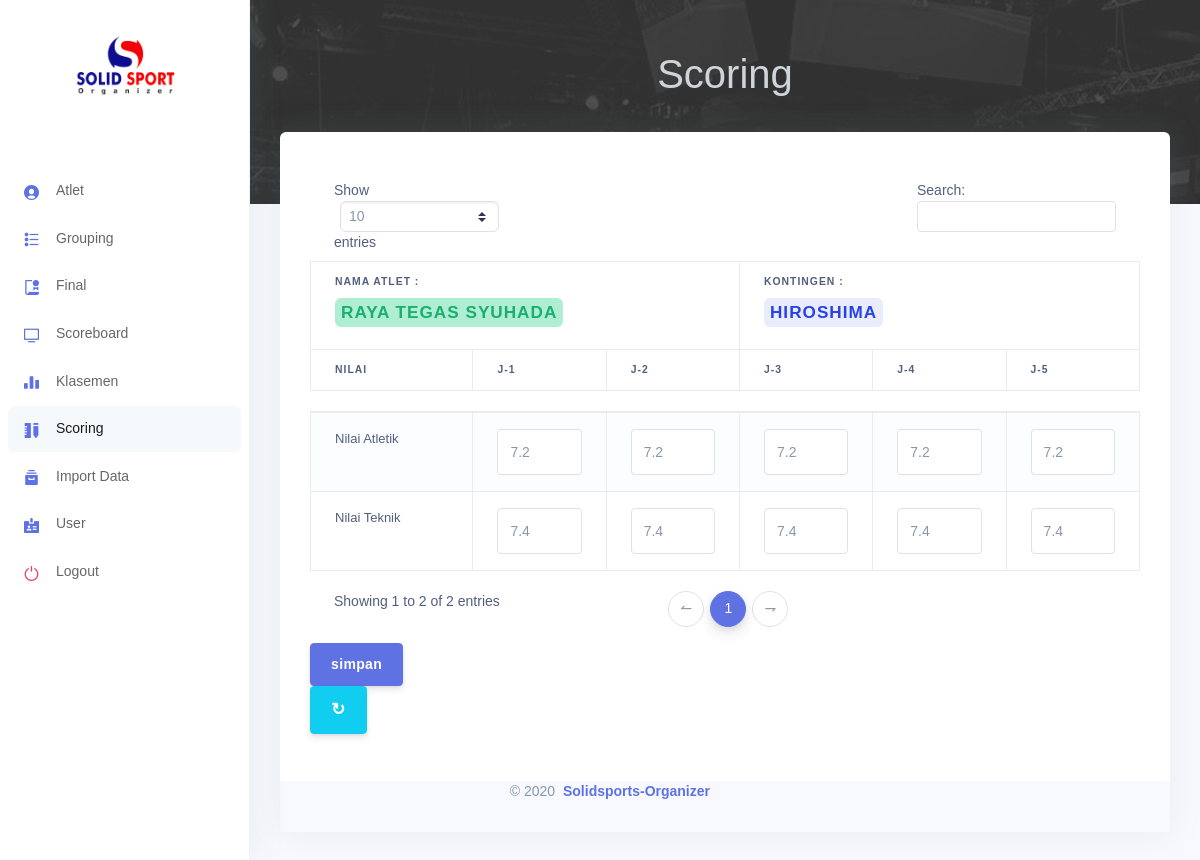
The page /modul/scoring/index.php (signed in) on the database as committed earlier.
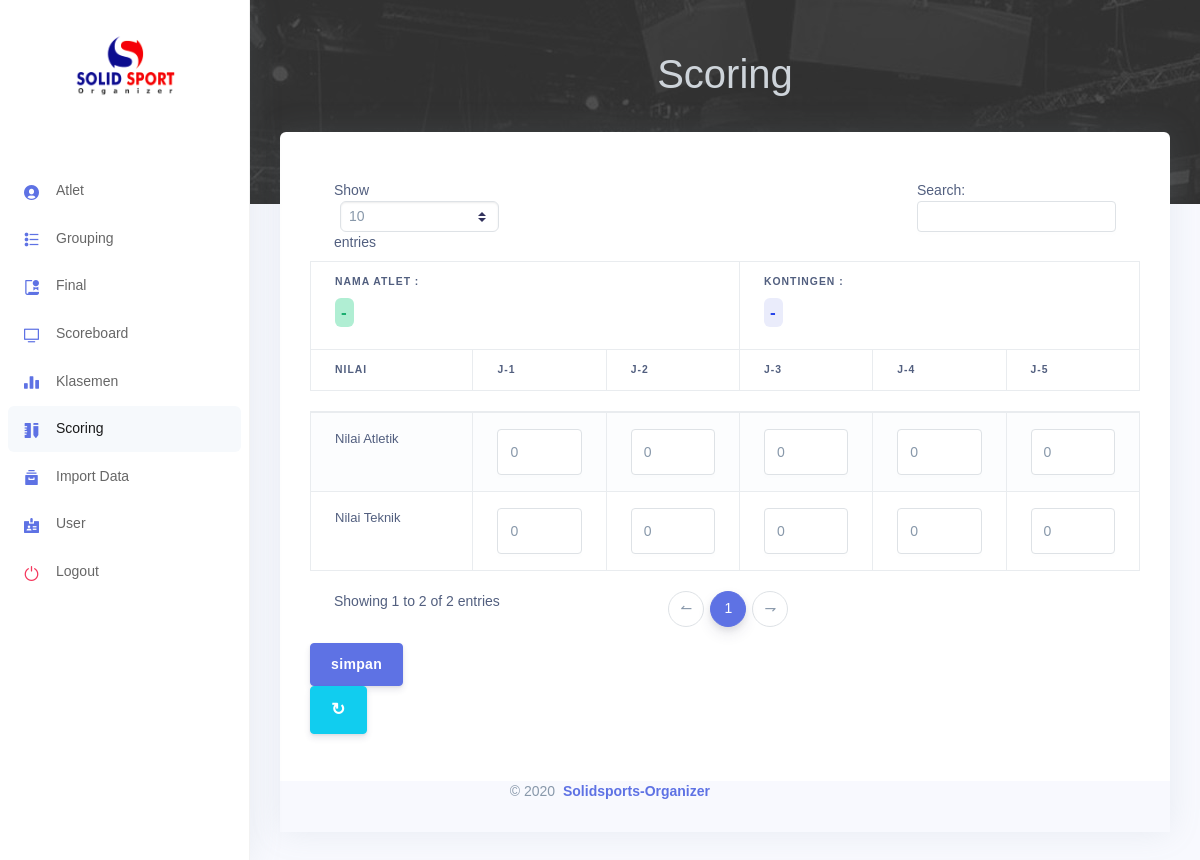
The same page on the database as committed later.
### tables this page shows
CREATE TABLE `point` (
  `idPoint` int(11) NOT NULL,
  `idAtlet` char(3) NOT NULL,
  `namaAtlet` varchar(50) NOT NULL,
  `kelas` varchar(50) NOT NULL,
  `kontingen` varchar(50) NOT NULL,
  `namaKata` varchar(50) NOT NULL,
  `grup` varchar(10) NOT NULL,
  `atribut` char(3) NOT NULL,
  `namaJuri` varchar(50) NOT NULL,
  `nilaiTeknik` double NOT NULL,
  `nilaiAtletik` double NOT NULL,
  `statusPenilaian` varchar(10) NOT NULL DEFAULT 'standby',
  `juriMenilai` int(11) NOT NULL DEFAULT 0
);

### modul/scoring/index.php (the view, shortened to what this page needs)
<?php
if (!isset($_SESSION['username'])) {
    @header("location:../login");
} else{
    include "../../config/templates/header.php";
    include "../../config/templates/sidebar.php";
    include "../../config/templates/mainContent.php";
    include "../../config/database/koneksi.php"
    ?>
    <?php
        $sql = "SELECT `namaJuri`, `nilaiTeknik`, `nilaiAtletik` FROM `point`";
        $data = mysqli_query($conn, $sql);
        $data2 = mysqli_query($conn, $sql);
        $data3 = mysqli_query($conn, $sql);
        $sqlAtlet = "SELECT `namaAtlet`, `kontingen` from `point` ORDER BY namaAtlet LIMIT  1";
        $dataAtlet = mysqli_query($conn, $sqlAtlet);
        $row = mysqli_fetch_array($dataAtlet);
        $namaAtlet = $row['namaAtlet'];
        $kontingen = $row['kontingen'];
    ?>
    <div class="container-fluid mt-5 mb-5">
    <form action="#" method="post">
        <table id="example" class="table table-striped table-bordered" style="width:100%">
            <thead>
                <tr>
                <th colspan=3> Nama Atlet : <h1><span  class="badge badge-success"><?= $namaAtlet ?></span></h1></th>
                <th colspan=3> Kontingen : <h1><span  class="badge badge-primary"><?= $kontingen ?></span></h1></th>
                </tr>
                <tr>
                    <th>Nilai</th>
                    <?php while($row=mysqli_fetch_array($data)){
                        echo "<th>$row[namaJuri]</th>";
                    } ?>
                </tr>
            </thead>
            <tbody>
                <tr>
                    <td>Nilai Teknik</td>
                    <?php while($row2=mysqli_fetch_array($data2)){
                         echo '<td><input type="hidden" name="namaJuri[]" value='.$row2['namaJuri'].'><input name = "nilaiTeknik[]" value='.$row2['nilaiTeknik'].' type="number" class="form-control" name="nilaiTeknik" placeholder="0.0" min="0" max="10" step=0.1></td>';
                    } ?>
                </tr>
                <tr>
                    <td>Nilai Atletik</td>
                    <?php while($row3=mysqli_fetch_array($data3)){
                        echo '<td><input type="hidden" name="namaJuri[]" value='.$row3['namaJuri'].'><input name="nilaiAtletik[]" value='.$row3['nilaiAtletik'].' type="number" class="form-control" name="nilaiTeknik" placeholder="0.0" min="0" max="10" step=0.1></td>';
                    }?>
                </tr>
            </tbody>
        </table>
        <input name = "simpan" type="submit" value="simpan" class="btn btn-primary">&nbsp;
    </form>
    <a style="font-size:17px;" href="" class="btn btn-info">&#8635;</a>
    </div>
    <?php
    include "../../config/templates/footer.php";
    ?>
    </body>
    </html>
<?php } ?>

Rows that differ between the two databases and show on the page:
changed point (number 1 of 5 on the later page): nilaiTeknik "7.4" → "0"; nilaiAtletik "7.2" → "0"
changed point (number 2 of 5 on the later page): nilaiTeknik "7.4" → "0"; nilaiAtletik "7.2" → "0"
changed point (number 3 of 5 on the later page): nilaiTeknik "7.4" → "0"; nilaiAtletik "7.2" → "0"
changed point (number 4 of 5 on the later page): nilaiTeknik "7.4" → "0"; nilaiAtletik "7.2" → "0"
changed point (number 5 of 5 on the later page): nilaiTeknik "7.4" → "0"; nilaiAtletik "7.2" → "0"
Other text that changed with them:
$namaAtlet: "RAYA TEGAS SYUHADA" → "-"
$kontingen: "HIROSHIMA" → "-"
